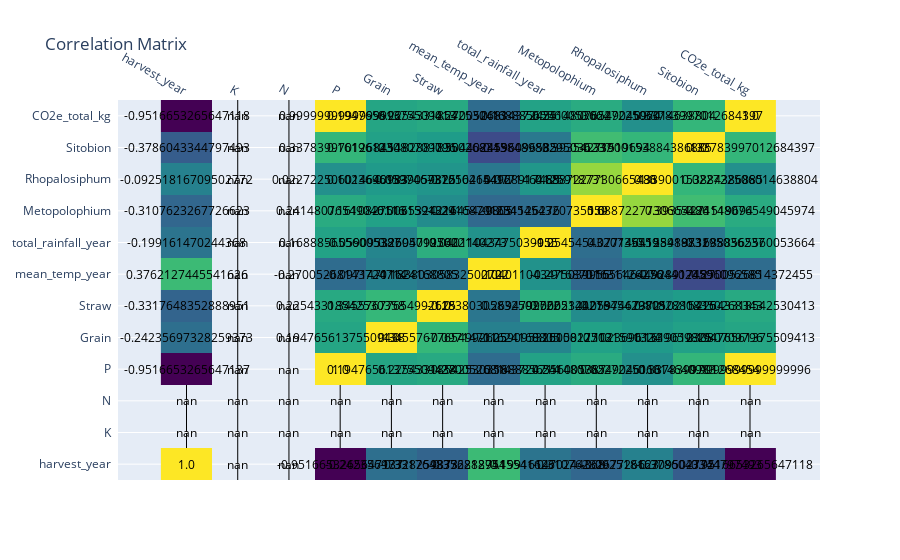

Notebook code cell kept with this figure:
### Code cell
## do not keep - plotly elements are not very good for correlation matrices
import plotly.figure_factory as ff

# Create a mapping of long column names to short names
col_map = {
    'total_fertilizer_n_amount': 'N',
    'p_amount': 'P',
    'k_amount': 'K',
    'grain': 'Grain',
    'straw': 'Straw',
    'total_Metopolophium dirhodum': 'Metopolophium',
    'total_Rhopalosiphum padi': 'Rhopalosiphum',
    'total_Sitobion avenae': 'Sitobion',
    # Add more mappings as needed
}

# Select only numeric columns to avoid warning
numeric_df = df.select_dtypes(include='number')
corr_matrix = numeric_df.corr()

# Apply mapping to columns in correlation matrix
corr_matrix = corr_matrix.rename(index=col_map, columns=col_map)

# Plot correlation matrix using Plotly
fig = ff.create_annotated_heatmap(
    z=corr_matrix.values,
    x=corr_matrix.columns.tolist(),
    y=corr_matrix.index.tolist(),
    colorscale='Viridis'
)

fig.update_layout(title='Correlation Matrix')
fig.show()

# Export to HTML
fig.write_html('FilteredInput/correlation_matrix.html')

### Figure 1 — Plotly figure (JSON) as saved in the notebook; plotly's stock layout.template omitted (floating-point values rounded to 4 significant figures; data arrays with more than 128 entries replaced by an {"elided": "..."} marker saying what was removed)
{"data": [{"colorscale": [[0, "#440154"], [0.1111, "#482878"], [0.2222, "#3e4989"], [0.3333, "#31688e"], [0.4444, "#26828e"], [0.5556, "#1f9e89"], [0.6667, "#35b779"], [0.7778, "#6ece58"], [0.8889, "#b5de2b"], [1, "#fde725"]], "reversescale": false, "showscale": false, "type": "heatmap", "x": ["harvest_year", "K", "N", "P", "Grain", "Straw", "mean_temp_year", "total_rainfall_year", "Metopolophium", "Rhopalosiphum", "Sitobion", "CO2e_total_kg"], "y": ["harvest_year", "K", "N", "P", "Grain", "Straw", "mean_temp_year", "total_rainfall_year", "Metopolophium", "Rhopalosiphum", "Sitobion", "CO2e_total_kg"], "z": {"elided": "12x12 float values"}}], "layout": {"annotations": [{"font": {"color": "#000000"}, "showarrow": false, "text": "1.0", "x": "harvest_year", "xref": "x", "y": "harvest_year", "yref": "y"}, {"font": {"color": "#000000"}, "showarrow": false, "text": "nan", "x": "K", "xref": "x", "y": "harvest_year", "yref": "y"}, {"font": {"color": "#000000"}, "showarrow": false, "text": "nan", "x": "N", "xref": "x", "y": "harvest_year", "yref": "y"}, {"font": {"color": "#000000"}, "showarrow": false, "text": "-0.9516653265647137", "x": "P", "xref": "x", "y": "harvest_year", "yref": "y"}, {"font": {"color": "#000000"}, "showarrow": false, "text": "-0.24235697328259373", "x": "Grain", "xref": "x", "y": "harvest_year", "yref": "y"}, {"font": {"color": "#000000"}, "showarrow": false, "text": "-0.3317648352888951", "x": "Straw", "xref": "x", "y": "harvest_year", "yref": "y"}, {"font": {"color": "#000000"}, "showarrow": false, "text": "0.3762127445541626", "x": "mean_temp_year", "xref": "x", "y": "harvest_year", "yref": "y"}, {"font": {"color": "#000000"}, "showarrow": false, "text": "-0.199161470244368", "x": "total_rainfall_year", "xref": "x", "y": "harvest_year", "yref": "y"}, {"font": {"color": "#000000"}, "showarrow": false, "text": "-0.3107623267726623", "x": "Metopolophium", "xref": "x", "y": "harvest_year", "yref": "y"}, {"font": {"color": "#000000"}, "showarrow": false, "text": "-0.09251816709502772", "x": "Rhopalosiphum", "xref": "x", "y": "harvest_year", "yref": "y"}, {"font": {"color": "#000000"}, "showarrow": false, "text": "-0.3786043344797493", "x": "Sitobion", "xref": "x", "y": "harvest_year", "yref": "y"}, {"font": {"color": "#000000"}, "showarrow": false, "text": "-0.9516653265647118", "x": "CO2e_total_kg", "xref": "x", "y": "harvest_year", "yref": "y"}, {"font": {"color": "#000000"}, "showarrow": false, "text": "nan", "x": "harvest_year", "xref": "x", "y": "K", "yref": "y"}, {"font": {"color": "#000000"}, "showarrow": false, "text": "nan", "x": "K", "xref": "x", "y": "K", "yref": "y"}, {"font": {"color": "#000000"}, "showarrow": false, "text": "nan", "x": "N", "xref": "x", "y": "K", "yref": "y"}, {"font": {"color": "#000000"}, "showarrow": false, "text": "nan", "x": "P", "xref": "x", "y": "K", "yref": "y"}, {"font": {"color": "#000000"}, "showarrow": false, "text": "nan", "x": "Grain", "xref": "x", "y": "K", "yref": "y"}, {"font": {"color": "#000000"}, "showarrow": false, "text": "nan", "x": "Straw", "xref": "x", "y": "K", "yref": "y"}, {"font": {"color": "#000000"}, "showarrow": false, "text": "nan", "x": "mean_temp_year", "xref": "x", "y": "K", "yref": "y"}, {"font": {"color": "#000000"}, "showarrow": false, "text": "nan", "x": "total_rainfall_year", "xref": "x", "y": "K", "yref": "y"}, {"font": {"color": "#000000"}, "showarrow": false, "text": "nan", "x": "Metopolophium", "xref": "x", "y": "K", "yref": "y"}, {"font": {"color": "#000000"}, "showarrow": false, "text": "nan", "x": "Rhopalosiphum", "xref": "x", "y": "K", "yref": "y"}, {"font": {"color": "#000000"}, "showarrow": false, "text": "nan", "x": "Sitobion", "xref": "x", "y": "K", "yref": "y"}, {"font": {"color": "#000000"}, "showarrow": false, "text": "nan", "x": "CO2e_total_kg", "xref": "x", "y": "K", "yref": "y"}, {"font": {"color": "#000000"}, "showarrow": false, "text": "nan", "x": "harvest_year", "xref": "x", "y": "N", "yref": "y"}, {"font": {"color": "#000000"}, "showarrow": false, "text": "nan", "x": "K", "xref": "x", "y": "N", "yref": "y"}, {"font": {"color": "#000000"}, "showarrow": false, "text": "nan", "x": "N", "xref": "x", "y": "N", "yref": "y"}, {"font": {"color": "#000000"}, "showarrow": false, "text": "nan", "x": "P", "xref": "x", "y": "N", "yref": "y"}, {"font": {"color": "#000000"}, "showarrow": false, "text": "nan", "x": "Grain", "xref": "x", "y": "N", "yref": "y"}, {"font": {"color": "#000000"}, "showarrow": false, "text": "nan", "x": "Straw", "xref": "x", "y": "N", "yref": "y"}, {"font": {"color": "#000000"}, "showarrow": false, "text": "nan", "x": "mean_temp_year", "xref": "x", "y": "N", "yref": "y"}, {"font": {"color": "#000000"}, "showarrow": false, "text": "nan", "x": "total_rainfall_year", "xref": "x", "y": "N", "yref": "y"}, {"font": {"color": "#000000"}, "showarrow": false, "text": "nan", "x": "Metopolophium", "xref": "x", "y": "N", "yref": "y"}, {"font": {"color": "#000000"}, "showarrow": false, "text": "nan", "x": "Rhopalosiphum", "xref": "x", "y": "N", "yref": "y"}, {"font": {"color": "#000000"}, "showarrow": false, "text": "nan", "x": "Sitobion", "xref": "x", "y": "N", "yref": "y"}, {"font": {"color": "#000000"}, "showarrow": false, "text": "nan", "x": "CO2e_total_kg", "xref": "x", "y": "N", "yref": "y"}, {"font": {"color": "#000000"}, "showarrow": false, "text": "-0.9516653265647137", "x": "harvest_year", "xref": "x", "y": "P", "yref": "y"}, {"font": {"color": "#000000"}, "showarrow": false, "text": "nan", "x": "K", "xref": "x", "y": "P", "yref": "y"}, {"font": {"color": "#000000"}, "showarrow": false, "text": "nan", "x": "N", "xref": "x", "y": "P", "yref": "y"}, {"font": {"color": "#000000"}, "showarrow": false, "text": "1.0", "x": "P", "xref": "x", "y": "P", "yref": "y"}, {"font": {"color": "#000000"}, "showarrow": false, "text": "0.19476561375509438", "x": "Grain", "xref": "x", "y": "P", "yref": "y"}, {"font": {"color": "#000000"}, "showarrow": false, "text": "0.22543318542530358", "x": "Straw", "xref": "x", "y": "P", "yref": "y"}, {"font": {"color": "#000000"}, "showarrow": false, "text": "-0.27005268143724714", "x": "mean_temp_year", "xref": "x", "y": "P", "yref": "y"}, {"font": {"color": "#000000"}, "showarrow": false, "text": "0.1688856556005387", "x": "total_rainfall_year", "xref": "x", "y": "P", "yref": "y"}, {"font": {"color": "#000000"}, "showarrow": false, "text": "0.24148076549046116", "x": "Metopolophium", "xref": "x", "y": "P", "yref": "y"}, {"font": {"color": "#000000"}, "showarrow": false, "text": "0.022722506014640983", "x": "Rhopalosiphum", "xref": "x", "y": "P", "yref": "y"}, {"font": {"color": "#000000"}, "showarrow": false, "text": "0.3378399701268454", "x": "Sitobion", "xref": "x", "y": "P", "yref": "y"}, {"font": {"color": "#000000"}, "showarrow": false, "text": "0.9999999999999996", "x": "CO2e_total_kg", "xref": "x", "y": "P", "yref": "y"}, {"font": {"color": "#000000"}, "showarrow": false, "text": "-0.24235697328259373", "x": "harvest_year", "xref": "x", "y": "Grain", "yref": "y"}, {"font": {"color": "#000000"}, "showarrow": false, "text": "nan", "x": "K", "xref": "x", "y": "Grain", "yref": "y"}, {"font": {"color": "#000000"}, "showarrow": false, "text": "nan", "x": "N", "xref": "x", "y": "Grain", "yref": "y"}, {"font": {"color": "#000000"}, "showarrow": false, "text": "0.19476561375509438", "x": "P", "xref": "x", "y": "Grain", "yref": "y"}, {"font": {"color": "#000000"}, "showarrow": false, "text": "1.0", "x": "Grain", "xref": "x", "y": "Grain", "yref": "y"}, {"font": {"color": "#000000"}, "showarrow": false, "text": "0.34557677654992625", "x": "Straw", "xref": "x", "y": "Grain", "yref": "y"}, {"font": {"color": "#000000"}, "showarrow": false, "text": "-0.09714711624168805", "x": "mean_temp_year", "xref": "x", "y": "Grain", "yref": "y"}, {"font": {"color": "#000000"}, "showarrow": false, "text": "-0.05909532505012702", "x": "total_rainfall_year", "xref": "x", "y": "Grain", "yref": "y"}, {"font": {"color": "#000000"}, "showarrow": false, "text": "0.16108275131591324", "x": "Metopolophium", "xref": "x", "y": "Grain", "yref": "y"}, {"font": {"color": "#000000"}, "showarrow": false, "text": "0.10236961339059825", "x": "Rhopalosiphum", "xref": "x", "y": "Grain", "yref": "y"}, {"font": {"color": "#000000"}, "showarrow": false, "text": "0.16196123080709796", "x": "Sitobion", "xref": "x", "y": "Grain", "yref": "y"}, {"font": {"color": "#000000"}, "showarrow": false, "text": "0.19476561375509413", "x": "CO2e_total_kg", "xref": "x", "y": "Grain", "yref": "y"}, {"font": {"color": "#000000"}, "showarrow": false, "text": "-0.3317648352888951", "x": "harvest_year", "xref": "x", "y": "Straw", "yref": "y"}, {"font": {"color": "#000000"}, "showarrow": false, "text": "nan", "x": "K", "xref": "x", "y": "Straw", "yref": "y"}, {"font": {"color": "#000000"}, "showarrow": false, "text": "nan", "x": "N", "xref": "x", "y": "Straw", "yref": "y"}, {"font": {"color": "#000000"}, "showarrow": false, "text": "0.22543318542530358", "x": "P", "xref": "x", "y": "Straw", "yref": "y"}, {"font": {"color": "#000000"}, "showarrow": false, "text": "0.34557677654992625", "x": "Grain", "xref": "x", "y": "Straw", "yref": "y"}, {"font": {"color": "#000000"}, "showarrow": false, "text": "1.0", "x": "Straw", "xref": "x", "y": "Straw", "yref": "y"}, {"font": {"color": "#000000"}, "showarrow": false, "text": "-0.18380305832502722", "x": "mean_temp_year", "xref": "x", "y": "Straw", "yref": "y"}, {"font": {"color": "#000000"}, "showarrow": false, "text": "0.26947995602140273", "x": "total_rainfall_year", "xref": "x", "y": "Straw", "yref": "y"}, {"font": {"color": "#000000"}, "showarrow": false, "text": "-0.006532421645429805", "x": "Metopolophium", "xref": "x", "y": "Straw", "yref": "y"}, {"font": {"color": "#000000"}, "showarrow": false, "text": "0.059746737210215416", "x": "Rhopalosiphum", "xref": "x", "y": "Straw", "yref": "y"}, {"font": {"color": "#000000"}, "showarrow": false, "text": "0.11828818350268343", "x": "Sitobion", "xref": "x", "y": "Straw", "yref": "y"}, {"font": {"color": "#000000"}, "showarrow": false, "text": "0.22543318542530413", "x": "CO2e_total_kg", "xref": "x", "y": "Straw", "yref": "y"}, {"font": {"color": "#000000"}, "showarrow": false, "text": "0.3762127445541626", "x": "harvest_year", "xref": "x", "y": "mean_temp_year", "yref": "y"}, {"font": {"color": "#000000"}, "showarrow": false, "text": "nan", "x": "K", "xref": "x", "y": "mean_temp_year", "yref": "y"}, {"font": {"color": "#000000"}, "showarrow": false, "text": "nan", "x": "N", "xref": "x", "y": "mean_temp_year", "yref": "y"}, {"font": {"color": "#000000"}, "showarrow": false, "text": "-0.27005268143724714", "x": "P", "xref": "x", "y": "mean_temp_year", "yref": "y"}, {"font": {"color": "#000000"}, "showarrow": false, "text": "-0.09714711624168805", "x": "Grain", "xref": "x", "y": "mean_temp_year", "yref": "y"}, {"font": {"color": "#000000"}, "showarrow": false, "text": "-0.18380305832502722", "x": "Straw", "xref": "x", "y": "mean_temp_year", "yref": "y"}, {"font": {"color": "#000000"}, "showarrow": false, "text": "1.0", "x": "mean_temp_year", "xref": "x", "y": "mean_temp_year", "yref": "y"}, {"font": {"color": "#000000"}, "showarrow": false, "text": "0.04011043475039955", "x": "total_rainfall_year", "xref": "x", "y": "mean_temp_year", "yref": "y"}, {"font": {"color": "#000000"}, "showarrow": false, "text": "-0.29168701631126276", "x": "Metopolophium", "xref": "x", "y": "mean_temp_year", "yref": "y"}, {"font": {"color": "#000000"}, "showarrow": false, "text": "-0.16564644928917485", "x": "Rhopalosiphum", "xref": "x", "y": "mean_temp_year", "yref": "y"}, {"font": {"color": "#000000"}, "showarrow": false, "text": "-0.5044024596096585", "x": "Sitobion", "xref": "x", "y": "mean_temp_year", "yref": "y"}, {"font": {"color": "#000000"}, "showarrow": false, "text": "-0.2700526814372455", "x": "CO2e_total_kg", "xref": "x", "y": "mean_temp_year", "yref": "y"}, {"font": {"color": "#000000"}, "showarrow": false, "text": "-0.199161470244368", "x": "harvest_year", "xref": "x", "y": "total_rainfall_year", "yref": "y"}, {"font": {"color": "#000000"}, "showarrow": false, "text": "nan", "x": "K", "xref": "x", "y": "total_rainfall_year", "yref": "y"}, {"font": {"color": "#000000"}, "showarrow": false, "text": "nan", "x": "N", "xref": "x", "y": "total_rainfall_year", "yref": "y"}, {"font": {"color": "#000000"}, "showarrow": false, "text": "0.1688856556005387", "x": "P", "xref": "x", "y": "total_rainfall_year", "yref": "y"}, {"font": {"color": "#000000"}, "showarrow": false, "text": "-0.05909532505012702", "x": "Grain", "xref": "x", "y": "total_rainfall_year", "yref": "y"}, {"font": {"color": "#000000"}, "showarrow": false, "text": "0.26947995602140273", "x": "Straw", "xref": "x", "y": "total_rainfall_year", "yref": "y"}, {"font": {"color": "#000000"}, "showarrow": false, "text": "0.04011043475039955", "x": "mean_temp_year", "xref": "x", "y": "total_rainfall_year", "yref": "y"}, {"font": {"color": "#000000"}, "showarrow": false, "text": "1.0", "x": "total_rainfall_year", "xref": "x", "y": "total_rainfall_year", "yref": "y"}, {"font": {"color": "#000000"}, "showarrow": false, "text": "-0.2545454320735559", "x": "Metopolophium", "xref": "x", "y": "total_rainfall_year", "yref": "y"}, {"font": {"color": "#000000"}, "showarrow": false, "text": "0.0771464125918731", "x": "Rhopalosiphum", "xref": "x", "y": "total_rainfall_year", "yref": "y"}, {"font": {"color": "#000000"}, "showarrow": false, "text": "-0.15848983295036237", "x": "Sitobion", "xref": "x", "y": "total_rainfall_year", "yref": "y"}, {"font": {"color": "#000000"}, "showarrow": false, "text": "0.16888565560053664", "x": "CO2e_total_kg", "xref": "x", "y": "total_rainfall_year", "yref": "y"}, {"font": {"color": "#000000"}, "showarrow": false, "text": "-0.3107623267726623", "x": "harvest_year", "xref": "x", "y": "Metopolophium", "yref": "y"}, {"font": {"color": "#000000"}, "showarrow": false, "text": "nan", "x": "K", "xref": "x", "y": "Metopolophium", "yref": "y"}, {"font": {"color": "#000000"}, "showarrow": false, "text": "nan", "x": "N", "xref": "x", "y": "Metopolophium", "yref": "y"}, {"font": {"color": "#000000"}, "showarrow": false, "text": "0.24148076549046116", "x": "P", "xref": "x", "y": "Metopolophium", "yref": "y"}, {"font": {"color": "#000000"}, "showarrow": false, "text": "0.16108275131591324", "x": "Grain", "xref": "x", "y": "Metopolophium", "yref": "y"}, {"font": {"color": "#000000"}, "showarrow": false, "text": "-0.006532421645429805", "x": "Straw", "xref": "x", "y": "Metopolophium", "yref": "y"}, {"font": {"color": "#000000"}, "showarrow": false, "text": "-0.29168701631126276", "x": "mean_temp_year", "xref": "x", "y": "Metopolophium", "yref": "y"}, {"font": {"color": "#000000"}, "showarrow": false, "text": "-0.2545454320735559", "x": "total_rainfall_year", "xref": "x", "y": "Metopolophium", "yref": "y"}, {"font": {"color": "#000000"}, "showarrow": false, "text": "1.0", "x": "Metopolophium", "xref": "x", "y": "Metopolophium", "yref": "y"}, {"font": {"color": "#000000"}, "showarrow": false, "text": "0.6887227730665486", "x": "Rhopalosiphum", "xref": "x", "y": "Metopolophium", "yref": "y"}, {"font": {"color": "#000000"}, "showarrow": false, "text": "0.39354271519694", "x": "Sitobion", "xref": "x", "y": "Metopolophium", "yref": "y"}, {"font": {"color": "#000000"}, "showarrow": false, "text": "0.24148076549045974", "x": "CO2e_total_kg", "xref": "x", "y": "Metopolophium", "yref": "y"}, {"font": {"color": "#000000"}, "showarrow": false, "text": "-0.09251816709502772", "x": "harvest_year", "xref": "x", "y": "Rhopalosiphum", "yref": "y"}, {"font": {"color": "#000000"}, "showarrow": false, "text": "nan", "x": "K", "xref": "x", "y": "Rhopalosiphum", "yref": "y"}, {"font": {"color": "#000000"}, "showarrow": false, "text": "nan", "x": "N", "xref": "x", "y": "Rhopalosiphum", "yref": "y"}, {"font": {"color": "#000000"}, "showarrow": false, "text": "0.022722506014640983", "x": "P", "xref": "x", "y": "Rhopalosiphum", "yref": "y"}, {"font": {"color": "#000000"}, "showarrow": false, "text": "0.10236961339059825", "x": "Grain", "xref": "x", "y": "Rhopalosiphum", "yref": "y"}, {"font": {"color": "#000000"}, "showarrow": false, "text": "0.059746737210215416", "x": "Straw", "xref": "x", "y": "Rhopalosiphum", "yref": "y"}, {"font": {"color": "#000000"}, "showarrow": false, "text": "-0.16564644928917485", "x": "mean_temp_year", "xref": "x", "y": "Rhopalosiphum", "yref": "y"}, {"font": {"color": "#000000"}, "showarrow": false, "text": "0.0771464125918731", "x": "total_rainfall_year", "xref": "x", "y": "Rhopalosiphum", "yref": "y"}, {"font": {"color": "#000000"}, "showarrow": false, "text": "0.6887227730665486", "x": "Metopolophium", "xref": "x", "y": "Rhopalosiphum", "yref": "y"}, {"font": {"color": "#000000"}, "showarrow": false, "text": "1.0", "x": "Rhopalosiphum", "xref": "x", "y": "Rhopalosiphum", "yref": "y"}, {"font": {"color": "#000000"}, "showarrow": false, "text": "0.33900153884386885", "x": "Sitobion", "xref": "x", "y": "Rhopalosiphum", "yref": "y"}, {"font": {"color": "#000000"}, "showarrow": false, "text": "0.022722506014638804", "x": "CO2e_total_kg", "xref": "x", "y": "Rhopalosiphum", "yref": "y"}, {"font": {"color": "#000000"}, "showarrow": false, "text": "-0.3786043344797493", "x": "harvest_year", "xref": "x", "y": "Sitobion", "yref": "y"}, {"font": {"color": "#000000"}, "showarrow": false, "text": "nan", "x": "K", "xref": "x", "y": "Sitobion", "yref": "y"}, {"font": {"color": "#000000"}, "showarrow": false, "text": "nan", "x": "N", "xref": "x", "y": "Sitobion", "yref": "y"}, {"font": {"color": "#000000"}, "showarrow": false, "text": "0.3378399701268454", "x": "P", "xref": "x", "y": "Sitobion", "yref": "y"}, {"font": {"color": "#000000"}, "showarrow": false, "text": "0.16196123080709796", "x": "Grain", "xref": "x", "y": "Sitobion", "yref": "y"}, {"font": {"color": "#000000"}, "showarrow": false, "text": "0.11828818350268343", "x": "Straw", "xref": "x", "y": "Sitobion", "yref": "y"}, {"font": {"color": "#000000"}, "showarrow": false, "text": "-0.5044024596096585", "x": "mean_temp_year", "xref": "x", "y": "Sitobion", "yref": "y"}, {"font": {"color": "#000000"}, "showarrow": false, "text": "-0.15848983295036237", "x": "total_rainfall_year", "xref": "x", "y": "Sitobion", "yref": "y"}, {"font": {"color": "#000000"}, "showarrow": false, "text": "0.39354271519694", "x": "Metopolophium", "xref": "x", "y": "Sitobion", "yref": "y"}, {"font": {"color": "#000000"}, "showarrow": false, "text": "0.33900153884386885", "x": "Rhopalosiphum", "xref": "x", "y": "Sitobion", "yref": "y"}, {"font": {"color": "#000000"}, "showarrow": false, "text": "1.0", "x": "Sitobion", "xref": "x", "y": "Sitobion", "yref": "y"}, {"font": {"color": "#000000"}, "showarrow": false, "text": "0.33783997012684397", "x": "CO2e_total_kg", "xref": "x", "y": "Sitobion", "yref": "y"}, {"font": {"color": "#000000"}, "showarrow": false, "text": "-0.9516653265647118", "x": "harvest_year", "xref": "x", "y": "CO2e_total_kg", "yref": "y"}, {"font": {"color": "#000000"}, "showarrow": false, "text": "nan", "x": "K", "xref": "x", "y": "CO2e_total_kg", "yref": "y"}, {"font": {"color": "#000000"}, "showarrow": false, "text": "nan", "x": "N", "xref": "x", "y": "CO2e_total_kg", "yref": "y"}, {"font": {"color": "#000000"}, "showarrow": false, "text": "0.9999999999999996", "x": "P", "xref": "x", "y": "CO2e_total_kg", "yref": "y"}, {"font": {"color": "#000000"}, "showarrow": false, "text": "0.19476561375509413", "x": "Grain", "xref": "x", "y": "CO2e_total_kg", "yref": "y"}, {"font": {"color": "#000000"}, "showarrow": false, "text": "0.22543318542530413", "x": "Straw", "xref": "x", "y": "CO2e_total_kg", "yref": "y"}, {"font": {"color": "#000000"}, "showarrow": false, "text": "-0.2700526814372455", "x": "mean_temp_year", "xref": "x", "y": "CO2e_total_kg", "yref": "y"}, {"font": {"color": "#000000"}, "showarrow": false, "text": "0.16888565560053664", "x": "total_rainfall_year", "xref": "x", "y": "CO2e_total_kg", "yref": "y"}, {"font": {"color": "#000000"}, "showarrow": false, "text": "0.24148076549045974", "x": "Metopolophium", "xref": "x", "y": "CO2e_total_kg", "yref": "y"}, {"font": {"color": "#000000"}, "showarrow": false, "text": "0.022722506014638804", "x": "Rhopalosiphum", "xref": "x", "y": "CO2e_total_kg", "yref": "y"}, {"font": {"color": "#000000"}, "showarrow": false, "text": "0.33783997012684397", "x": "Sitobion", "xref": "x", "y": "CO2e_total_kg", "yref": "y"}, {"font": {"color": "#000000"}, "showarrow": false, "text": "1.0", "x": "CO2e_total_kg", "xref": "x", "y": "CO2e_total_kg", "yref": "y"}], "title": {"text": "Correlation Matrix"}, "xaxis": {"dtick": 1, "gridcolor": "rgb(0, 0, 0)", "side": "top", "ticks": ""}, "yaxis": {"dtick": 1, "ticks": "", "ticksuffix": "  "}}}
